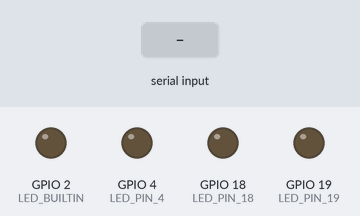
A program run on a simulated ESP32. Shown: output pins drawn as LEDs (lit = HIGH). Inputs (shaded band) come from the test bench.

Above: at 2.2 s.
2.3 s: "1" received over Serial
At 3.0 s:
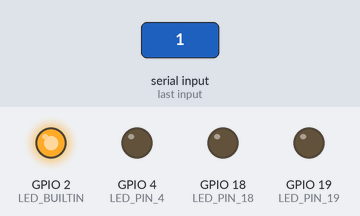
5.3 s: "2" received over Serial
At 6.5 s:
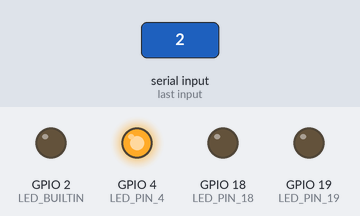
8.3 s: "3" received over Serial
At 8.8 s:
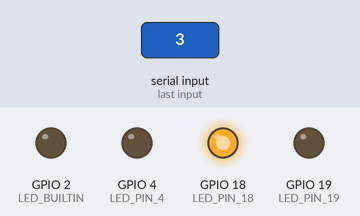
11.3 s: "4" received over Serial
At 12.2 s:
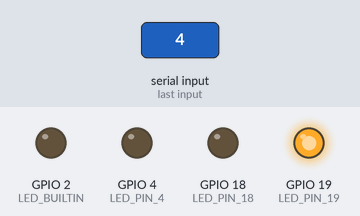
Timing chart, 0 to 14.8 s (numbered marks = the images above; inputs shaded):
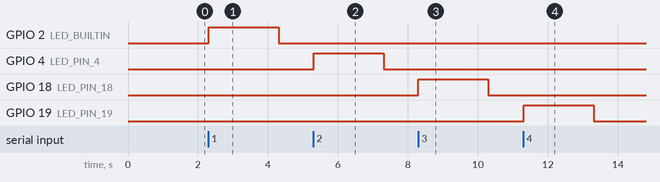

The program:

main.cpp
```cpp
#include <Arduino.h>

#define LED_PIN_4 4
#define LED_PIN_18 18
#define LED_PIN_19 19

void setup() {
    Serial.begin(9600);
    delay(1000);

    pinMode(BUILTIN_LED, OUTPUT);
    pinMode(LED_PIN_4, OUTPUT);
    pinMode(LED_PIN_18, OUTPUT);
    pinMode(LED_PIN_19, OUTPUT);
}

void turnOnLed(int pin) {
    digitalWrite(pin, HIGH);
    delay(2000);
    digitalWrite(pin, LOW);
}

void loop() {
    if (Serial.available()) {
        char data = Serial.read();
        ESP_LOGI("UART RECEIVE", "Karakter yang dikirim: %c", data);

        switch (data) {
            case '1':
                ESP_LOGI("LED CONTROL", "Menyalakan LED_BUILTIN");
                turnOnLed(LED_BUILTIN);
                break;
            case '2':
                ESP_LOGI("LED CONTROL", "Menyalakan LED di PIN 4");
                turnOnLed(LED_PIN_4);
                break;
            case '3':
                ESP_LOGI("LED CONTROL", "Menyalakan LED di PIN 18");
                turnOnLed(LED_PIN_18);
                break;
            case '4':
                ESP_LOGI("LED CONTROL", "Menyalakan LED di PIN 19");
                turnOnLed(LED_PIN_19);
                break;
            default:
                ESP_LOGI("LED CONTROL", "Karakter tidak dikenal.");
                break;
        }
    }
}
```

Measured:
- after the input at 2.3 s, GPIO 2 (LED_BUILTIN): LOW → HIGH at once, → LOW 2.0 s later
- after the input at 5.3 s, GPIO 4 (LED_PIN_4): LOW → HIGH at once, → LOW 2.0 s later
- after the input at 8.3 s, GPIO 18 (LED_PIN_18): LOW → HIGH at once, → LOW 2.0 s later
- after the input at 11.3 s, GPIO 19 (LED_PIN_19): LOW → HIGH at once, → LOW 2.0 s later
